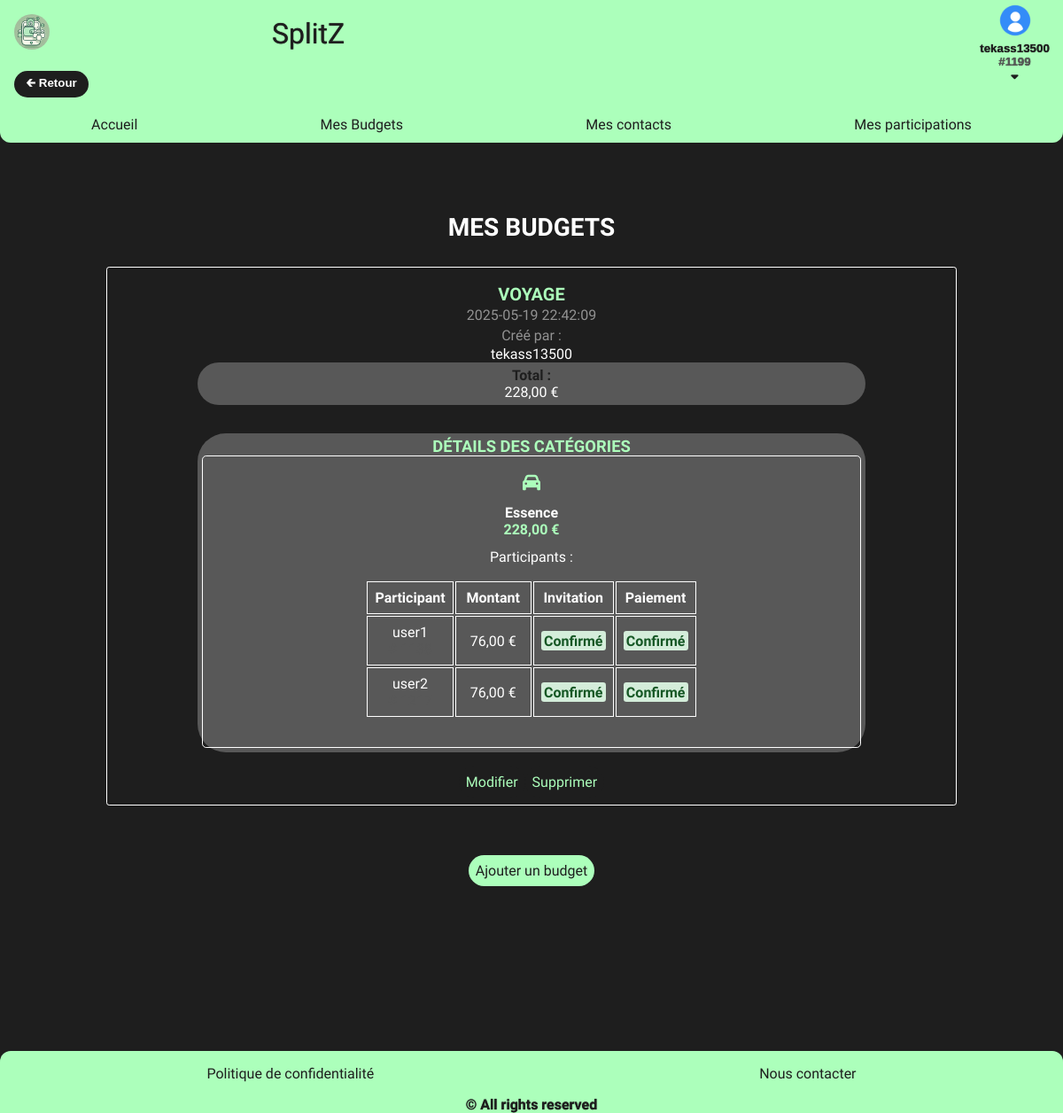
The page /index.php?route=budgets (signed in) on the database its author committed.
### tables this page shows
CREATE TABLE IF NOT EXISTS `budgets` (
  `id` int NOT NULL AUTO_INCREMENT,
  `title` varchar(50) DEFAULT NULL,
  `price` decimal(10,2) NOT NULL,
  `created_by` int NOT NULL,
  `created_at` timestamp NOT NULL DEFAULT CURRENT_TIMESTAMP,
  PRIMARY KEY (`id`),
  KEY `created_by` (`created_by`) USING BTREE
);

CREATE TABLE IF NOT EXISTS `users` (
  `id` int NOT NULL AUTO_INCREMENT,
  `username` varchar(100) NOT NULL,
  `password` varchar(100) NOT NULL,
  `email` varchar(100) NOT NULL,
  `role` varchar(100) DEFAULT 'USER',
  `created_at` timestamp NOT NULL DEFAULT CURRENT_TIMESTAMP,
  `unique_id` int NOT NULL,
  PRIMARY KEY (`id`),
  UNIQUE KEY `email` (`email`),
  UNIQUE KEY `username` (`username`),
  KEY `unique_id` (`unique_id`) USING BTREE
);

CREATE TABLE IF NOT EXISTS `categories` (
  `id` int NOT NULL AUTO_INCREMENT,
  `name` varchar(100) DEFAULT NULL,
  `type` varchar(50) DEFAULT NULL,
  `price` decimal(10,2) NOT NULL,
  `budget_id` int NOT NULL,
  PRIMARY KEY (`id`),
  KEY `budget_id` (`budget_id`) USING BTREE
);

CREATE TABLE IF NOT EXISTS `category_participants` (
  `id` int NOT NULL AUTO_INCREMENT,
  `participant_id` int NOT NULL,
  `category_id` int NOT NULL,
  `participant_amount` int NOT NULL DEFAULT '0',
  `invitation` varchar(20) DEFAULT 'En attente',
  `payment` varchar(20) DEFAULT 'En attente',
  PRIMARY KEY (`id`,`participant_id`,`category_id`),
  KEY `category_id` (`category_id`),
  KEY `user_id` (`participant_id`)
);

### controllers/AbstractController.php (called while the page is built, shortened)
<?php
abstract class AbstractController
{
    protected function render(string $template, array $data): void
    {
        require "templates/layout.phtml";
    }
}

### controllers/BudgetController.php (called while the page is built, shortened)
<?php
class BudgetController extends AbstractController
{
    private BudgetManager $budgetManager;
    public function __construct()
    {
        $this->budgetManager = new BudgetManager();
    }
    public function listBudgets()
    {
        $userId = $_SESSION['user'];
        $budgets = $this->budgetManager->getUserBudgets($userId);
        $this->render('budget', ['budgets' => $budgets]);
    }
}

### index.php (called while the page is built, shortened)
<?php
$router = new Router();
$router->handleRequest($_GET);

### managers/AbstractManager.php (called while the page is built, shortened)
<?php
abstract class AbstractManager
{
    public function __construct()
    {
        $dotenv = Dotenv::createImmutable(__DIR__ . '/../');
        $this->db = new PDO(
            'mysql:host=' . $_ENV['DB_HOST'] . ';dbname=' . $_ENV['DB_NAME'],
            $_ENV['DB_USERNAME'],
            $_ENV['DB_PASSWORD']
        );
    }
}

### managers/BudgetManager.php (called while the page is built, shortened)
<?php
class BudgetManager extends AbstractManager
{
    public function getUserBudgets(int $userId): array
    {
        $query = $this->db->prepare("
        SELECT
            budgets.id AS budget_id,
            budgets.title AS budget_title,
            budgets.price AS budget_price,
            budgets.created_at AS budget_created_at,
            budgets.created_by AS budget_created_by,
            categories.id AS category_id,
            categories.type AS category_type,
            categories.name AS category_name,
            categories.price AS category_price,
            category_participants.participant_id AS participant_id,
            category_participants.participant_amount AS participant_amount,
            category_participants.invitation AS participant_invitation,
            category_participants.payment AS participant_payment,
            users.username AS participant_username,
            users.unique_id AS participant_unique_id,  /* Ajout de cette ligne */
            creator.username AS created_by_username
        FROM budgets
        LEFT JOIN categories ON categories.budget_id = budgets.id
        LEFT JOIN category_participants ON category_participants.category_id = categories.id
        LEFT JOIN users ON users.id = category_participants.participant_id
        LEFT JOIN users AS creator ON creator.id = budgets.created_by
        WHERE budgets.created_by = :created_by
        ORDER BY budgets.id, categories.id, users.username
    ");
        $parameters = ['created_by' => $userId];
        $query->execute($parameters);
        $results = $query->fetchAll(PDO::FETCH_ASSOC);
        return $this->processBudgetResults($results);
    }
    private function processBudgetResults(array $results): array
    {
        $budgets = [];
        foreach ($results as $row) {
            $budgetId = $row['budget_id'];
            if (!isset($budgets[$budgetId])) {
                $budget = new Budget();
                $budget->id = $row['budget_id'];
                $budget->title = $row['budget_title'];
                $budget->price = $row['budget_price'];
                $budget->created_at = $row['budget_created_at'];
                $budget->created_by = $row['budget_created_by'];
                $budget->created_by_username = $row['created_by_username'] ?? '';
                $budget->categories = [];
                $budgets[$budgetId] = $budget;
            }
            $currentBudget = $budgets[$budgetId];
            $categoryId = $row['category_id'];
            if ($categoryId && !$this->categoryExists($currentBudget, $categoryId)) {
                $category = new Category();
                $category->id = $categoryId;
                $category->type = $row['category_type'];
                $category->name = $row['category_name'];
                $category->price = $row['category_price'];
                $category->participants = [];
                $currentBudget->categories[] = $category;
            }
            if ($row['participant_username'] && $categoryId) {
                foreach ($currentBudget->categories as $category) {
                    if ($category->id === $categoryId) {
                        $participant = new Participant();
                        $participant->username = $row['participant_username'];
                        $participant->invitation = $row['participant_invitation'] ?? 'En attente';
                        $participant->payment = $row['participant_payment'] ?? 'En attente';
                        break;
                    }
                }
            }
        }
        return array_values($budgets);
    }
    private function categoryExists(Budget $budget, int $categoryId): bool
    {
        foreach ($budget->categories as $category) {
            if ($category->id === $categoryId) {
                return true;
            }
        }
        return false;
    }
}

### managers/UserManager.php (called while the page is built, shortened)
<?php
class UserManager extends AbstractManager
{
    public function findById(int $id): ?User
    {
        $query = $this->db->prepare('SELECT * FROM users WHERE id = :id');
        $parameters = [':id' => $id];
        $query->execute($parameters);
        $data = $query->fetch(PDO::FETCH_ASSOC);
        if ($data) {
            $user = new User(
                $data["username"],
                $data["email"],
                $data["password"],
                $data["role"],
                $data["created_at"],
            );
            $this->db->lastInsertId();
            $user->setId($data["id"]);
            $user->setUniqueId($data["unique_id"]);
            return $user;
        } else {
            return null;
        }
    }
}

### models/User.php (called while the page is built, shortened)
<?php
class User
{
    public function __construct(private ?string $username = "", private ?string $email = "", private ?string $password = "", private ?string $role = "USER")
    {
        $this->username = $username;
    }
    public function getUserName(): string
    {
        return $this->username;
    }
}

### models/Participant.php (called while the page is built, shortened)
<?php
class Participant
{
    public string $invitation;
    public string $payment;
    public function __construct(string $username = '', float $amount = 0, string $invitation = 'En attente', string $payment = 'En attente', int $unique_id = 0)
    {
        $this->invitation = $invitation;
        $this->payment = $payment;
    }
    public function getInvitation(): string
    {
        return $this->invitation;
    }
    public function getPayment(): string
    {
        return $this->payment;
    }
}

### templates/budget.phtml (the view, shortened to what this page needs)
<h1>Mes Budgets</h1>
<div class="budgets-list">
    <?php if (empty($budgets)) { ?>
        <p class="no-budgets">Vous n'avez pas encore de budgets.</p>
    <?php } else { ?>
        <?php
        $userManager = new UserManager();
        foreach ($budgets as $budget) {
        ?>
            <section class="budget-item">
                <div class="budget-header">
                    <h2><?= htmlspecialchars($budget->title, ENT_QUOTES, 'UTF-8') ?></h2>
                    <p class="budget-date"><?= htmlspecialchars($budget->created_at, ENT_QUOTES, 'UTF-8') ?></p>
                    <p class="budget-creator">Créé par :</p>
                    <p><?= htmlspecialchars($userManager->findById($budget->created_by)->getUserName(), ENT_QUOTES, 'UTF-8') ?></p>
                    <div class="budget-total">
                        <p class="total-amount">Total :</p>
                        <p class="primary"><?= number_format($budget->price, 2, ',', ' ') ?> €</p>
                    </div>
                </div>
                <?php if (!empty($budget->categories)) { ?>
                    <div class="budget-categories">
                        <h3>Détails des catégories</h3>
                        <div class="categories-grid">
                            <?php foreach ($budget->categories as $category) { ?>
                                <div class="category-card">
                                    <div class="category-header">
                                        <div class="category-icon">
                                            <i class="fa fa-<?= htmlspecialchars($category->type, ENT_QUOTES, 'UTF-8') ?>"></i>
                                        </div>
                                        <div class="category-info">
                                            <p class="category-name"><?= htmlspecialchars($category->name, ENT_QUOTES, 'UTF-8') ?></p>
                                            <p class="category-price"><?= number_format($category->price, 2, ',', ' ') ?> €</p>
                                        </div>
                                    </div>
                                    <div class="category-participants">
                                        <p class="participants-label">Participants :</p>
                                        <?php if (!empty($category->participants)) { ?>
                                            <table class="participants-table desktop-only">
                                                <thead>
                                                    <tr>
                                                        <th>Participant</th>
                                                        <th>Montant</th>
                                                        <th>Invitation</th>
                                                        <th>Paiement</th>
                                                    </tr>
                                                </thead>
                                                <tbody>
                                                    <?php foreach ($category->participants as $participant) { ?>
                                                        <tr>
                                                            <td>
                                                                <p class="participant-name"><?= htmlspecialchars($participant->username, ENT_QUOTES, 'UTF-8') ?></p>
                                                                <p class="unique-id"># <?= $participant->getUniqueId() ?></p>
                                                            </td>
                                                            <td>
                                                                <p><?= number_format($participant->amount, 2, ',', ' ') ?> €</p>
                                                            </td>
                                                            <td>
                                                                <?php if ($participant->getInvitation() === 'Confirmé') { ?>
                                                                    <p class="status confirmed">Confirmé</p>
                                                                <?php } else { ?>
                                                                    <p class="status pending">En attente</p>
                                                                <?php } ?>
                                                            </td>
                                                            <td>
                                                                <?php if ($participant->getPayment() === 'Confirmé') { ?>
                                                                    <p class="status confirmed">Confirmé</p>
                                                                <?php } else { ?>
                                                                    <p class="status pending">En attente</p>
                                                                <?php } ?>
                                                            </td>
                                                        </tr>
                                                    <?php } ?>
                                                </tbody>
                                            </table>
                                        <?php } else { ?>
                                            <p class="no-participants">Aucun participant</p>
                                        <?php } ?>
                                    </div>
                                </div>
                            <?php } ?>
                        </div>
                    </div>
                <?php } else { ?>
                    <p class="no-categories">Aucune catégorie dans ce budget</p>
                <?php } ?>
                <div class="budget-actions">
                    <a href="index.php?route=edit-budget&id=<?= $budget->id ?>" class="button-icon">Modifier</a>
                    <a href="index.php?route=delete-budget&id=<?= $budget->id ?>" class="button-icon">Supprimer</a>
                </div>
            </section>
        <?php } ?>
    <?php } ?>
    <div class="budget-controls">
        <a href="index.php?route=add-budget" class="button">Ajouter un budget</a>
    </div>
</div>

### rows shown on the page
budgets: title "VOYAGE", created_at "2025-05-19 22:42:09", created_by.username "tekass13500", price "228,00", categories.name "Essence", users.username "user1", category_participants.participant_amount "76,00", users.username "user2"

### other values the page prints
$_SESSION['username'] "tekass13500"
$_SESSION['unique_id'] "1199"
